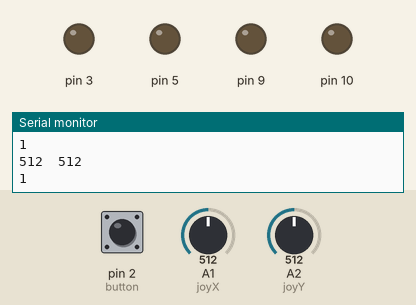
Recording of a sketch running on a simulated Arduino Uno, built with avr-gcc and run on an emulated ATmega328P. Parts: output pins drawn as LEDs (lit = HIGH), the last lines printed to the serial monitor. Dashed ring = blinking. Inputs (shaded band) come from the test bench; at power-on: A1 (joyX) = 512, pin 2 (button) HIGH, A2 (joyY) = 512.

Above: at 1.2 s.
1.3 s: A1 (joyX) set to 0
At 1.51 s:
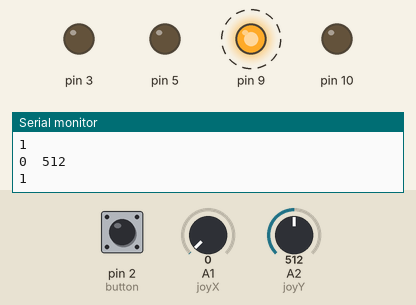
4.3 s: pin 2 (button) pulled LOW for 0.15 s
At 4.53 s:
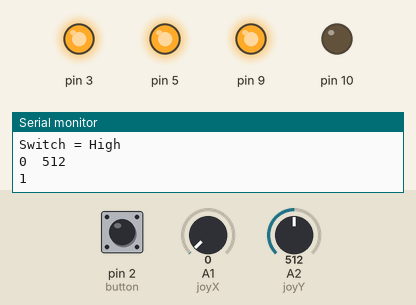
7.3 s: A2 (joyY) set to 0
At 7.49 s:
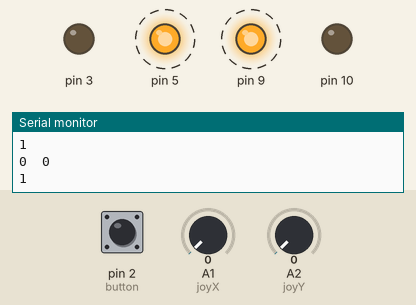
10.3 s: A1 (joyX) set to 122
At 10.54 s:
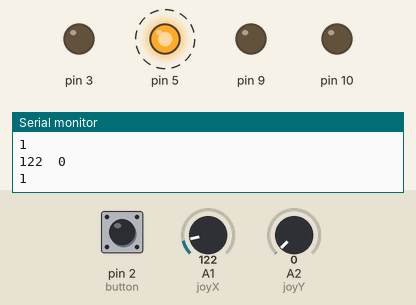
13.3 s: A2 (joyY) set to 1023
At 13.56 s:
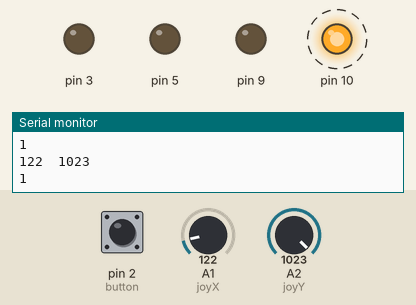
16.3 s: A1 (joyX) set to 1005
19.3 s: A1 (joyX) set to 1023
At 19.54 s:
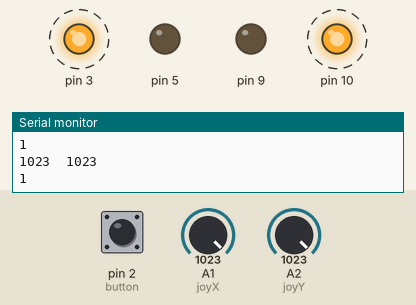
Timing chart, 0 to 23.3 s (numbered marks = the images above; inputs shaded):
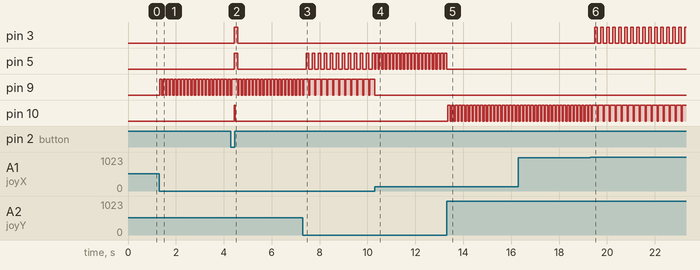

Measured:
- the behaviour switches between 1022 and 1023 on A1 (joyX) (found by bisection; images 5 and 6)
- after the input at 1.3 s, pin 9: alternates HIGH for 0.10 s and LOW for 0.05 s, starting at once
- after the input at 4.3 s, pin 3, pin 5: LOW → HIGH after 0.13 s, → LOW 0.15 s later; pin 10: LOW → HIGH after 0.13 s, → LOW 0.05 s later
- after the input at 7.3 s, pin 5: alternates HIGH for 0.10 s and LOW for 0.15 s, starting after 0.14 s; pin 9: alternates HIGH for 0.20 s and LOW for 0.05 s, starting after 0.24 s
- after the input at 10.3 s, pin 5: alternates HIGH for 0.10 s and LOW for 0.05 s, starting after 0.05 s; pin 9: stops changing and stays LOW
- after the input at 13.3 s, pin 5: goes on until 13.3 s, then stays LOW; pin 10: alternates HIGH for 0.10 s and LOW for 0.05 s, starting after 0.06 s
- after the input at 19.3 s, pin 3: alternates HIGH for 0.10 s and LOW for 0.15 s, starting after 0.19 s; pin 10: alternates HIGH for 0.20 s and LOW for 0.05 s, starting after 0.29 s

The sketch:

joystick_led.ino
```cpp
int joyX = A1;
int joyY = A2;

int button=2;
int buttonState = 0;

void setup() {
  pinMode(3,OUTPUT);
  pinMode(5,OUTPUT);
  pinMode(9,OUTPUT);
  pinMode(10,OUTPUT);
  pinMode(button,INPUT);
  digitalWrite(button, HIGH);
  Serial.begin(9600);
}

void loop() {
 int xValue = analogRead(joyX);
 int yValue = analogRead(joyY);

  Serial.print(xValue);
  Serial.print("\t");
  Serial.println(yValue);

  buttonState = digitalRead(button);
  Serial.println(buttonState);
  if ((xValue>=0 && xValue <= 1023)&& yValue==1023)
  {
    digitalWrite(10, HIGH);
    delay(100);
  }
  else{digitalWrite(10, LOW);}

  if (xValue==0 && (yValue>=0 && yValue <= 1023))
  {
    digitalWrite(9, HIGH);
    delay(100);
  }
  else{digitalWrite(9, LOW);}

  if ((xValue >= 0 && xValue <= 1023) && yValue==0)
  {
    digitalWrite(5, HIGH);
    delay(100);
  }
  else{digitalWrite(5, LOW);}

  if (xValue==1023 && (yValue<=1023 && yValue >= 0))
  {
    digitalWrite(3, HIGH);
    delay(100);
  }
  else{digitalWrite(3, LOW);}

  if (buttonState == LOW)
  {
    Serial.println("Switch = High");
    digitalWrite(3, HIGH);
    digitalWrite(5, HIGH);
    digitalWrite(9, HIGH);
    digitalWrite(10, HIGH);
  }
  else{
    digitalWrite(3, LOW);
    digitalWrite(5, LOW);
    digitalWrite(9, LOW);
    digitalWrite(10, LOW);
  }
  delay(50);
}
```
